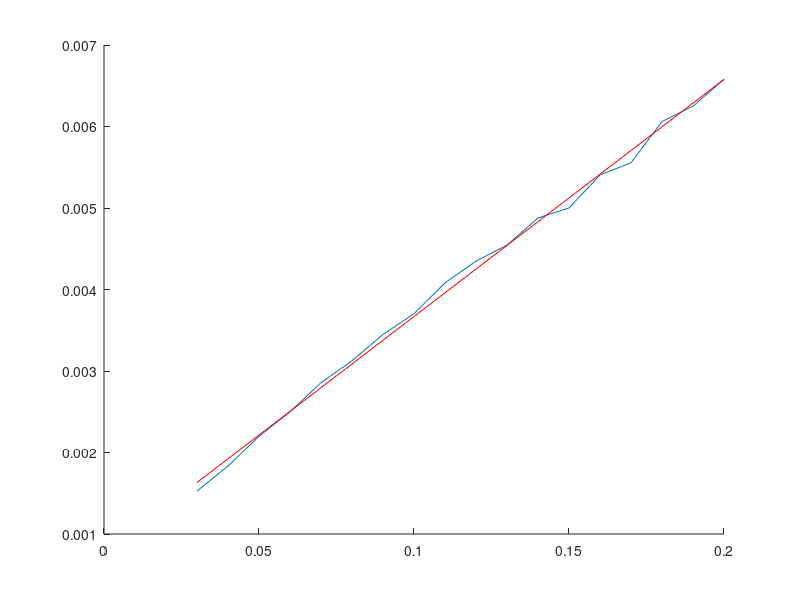

Write MATLAB code to recreate this figure.
dist = [485 660 655 545 455 400 350 320 ...
    290 270 245 230 220 205 200 185 180 165 ...
    160 152 145 150 150 145 145 140 140 137 ...
    133 128 120 115 112 112];

fitDist = dist(3:20);
fitDist = 1./fitDist;
x = [3:20]*1e-2;
hold on;
plot(x,fitDist)
P = polyfit(x,fitDist,1)
plot(x,P(2)+P(1).*x,'r')